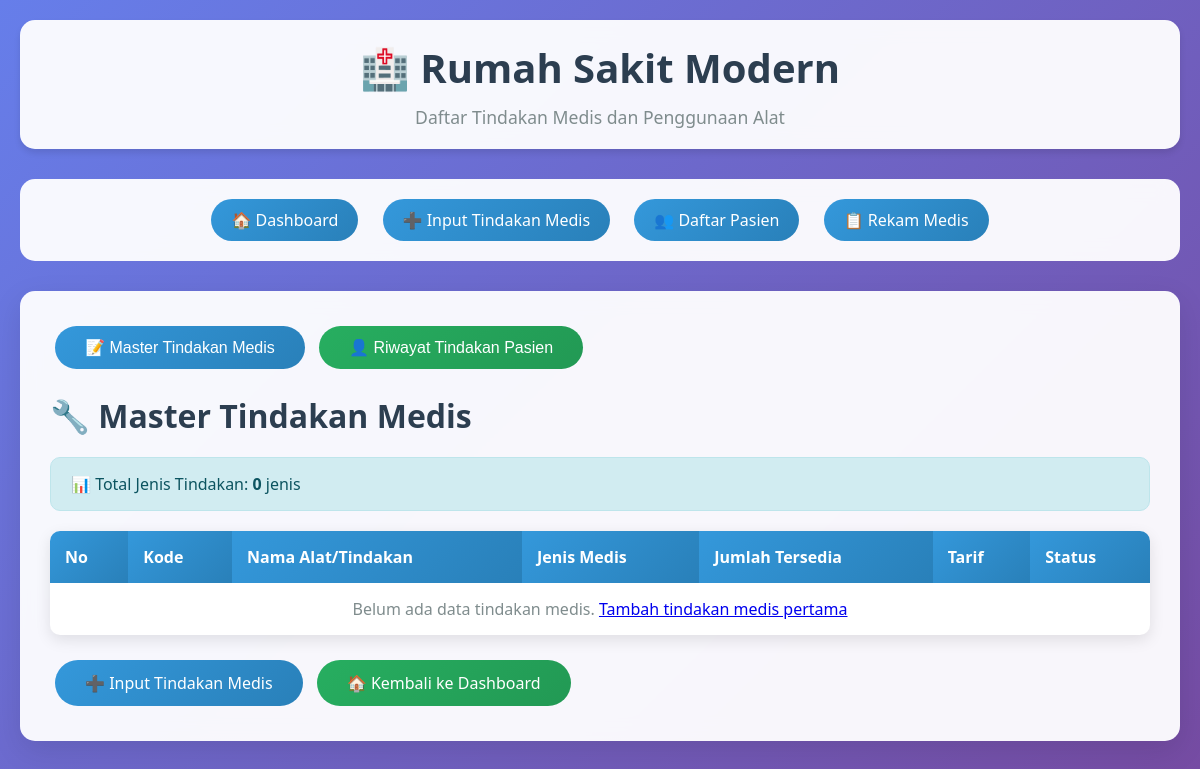
The page /tindakan_medis_list.php on the database as committed earlier.
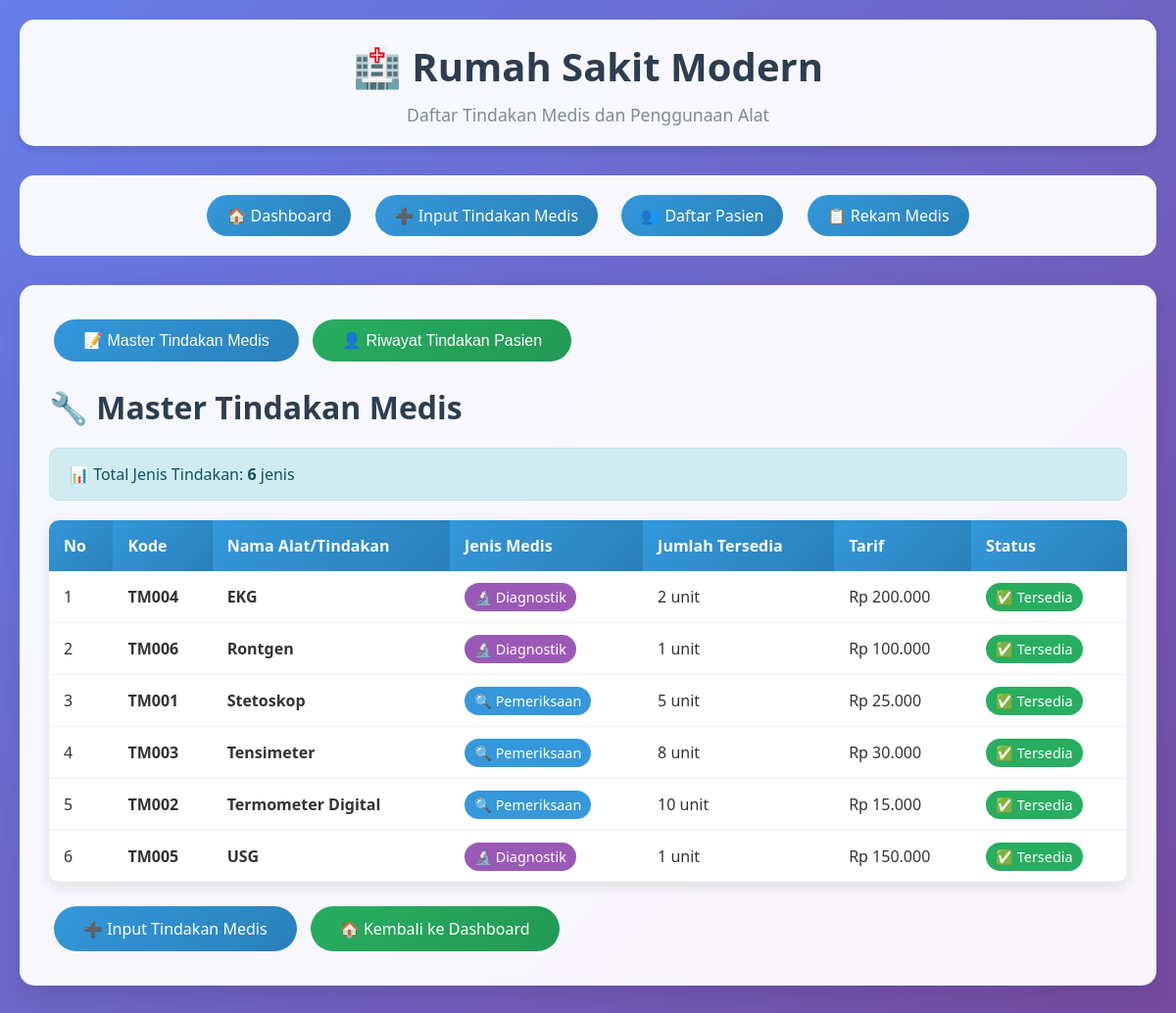
The same page on the database as committed later.
### tables this page shows
CREATE TABLE IF NOT EXISTS tindak_medis (
    kode_tindakMedis VARCHAR(10) PRIMARY KEY,
    nm_alatmedik VARCHAR(100) NOT NULL,
    Jenis_medik VARCHAR(50) NOT NULL,
    jum_alatmedik INT NOT NULL,
    harga_alatMedik DECIMAL(10,2) NOT NULL
);

### db.php (called while the page is built, shortened)
<?php
function format_currency($number) {
    return "Rp " . number_format($number, 0, ',', '.');
}
?>

### tindakan_medis_list.php (the view, shortened to what this page needs)
<?php include 'db.php'; ?>
<!DOCTYPE html>
<html lang="id">
<head>
    <link rel="stylesheet" href="assets/style.css">
</head>
<body>
    <div class="container">
        <div class="header">
            <h1>🏥 Rumah Sakit Modern</h1>
            <p>Daftar Tindakan Medis dan Penggunaan Alat</p>
        </div>
        <div class="nav">
            <a href="index.php">🏠 Dashboard</a>
            <a href="tindakan_medis_form.php">➕ Input Tindakan Medis</a>
            <a href="pasien_list.php">👥 Daftar Pasien</a>
            <a href="rekam_medis_list.php">📋 Rekam Medis</a>
        </div>
        <div class="card">
            <div style="margin-bottom: 20px;">
                <button class="btn btn-primary" onclick="showTab('master')" id="btn-master">📝 Master Tindakan Medis</button>
                <button class="btn btn-success" onclick="showTab('detail')" id="btn-detail">👤 Riwayat Tindakan Pasien</button>
            </div>
            <div id="master-tab">
                <h2>🔧 Master Tindakan Medis</h2>
                <?php
                $result_master = mysqli_query($conn, "SELECT * FROM tindak_medis ORDER BY nm_alatmedik");
                $total_tindakan = 0;
                if ($result_master) {
                    $total_tindakan = mysqli_num_rows($result_master);
                }
                ?>
                <div class="alert alert-info">
                    📊 Total Jenis Tindakan: <strong><?php echo $total_tindakan; ?></strong> jenis
                </div>
                <table class="table">
                    <thead>
                        <tr>
                            <th>No</th>
                            <th>Kode</th>
                            <th>Nama Alat/Tindakan</th>
                            <th>Jenis Medis</th>
                            <th>Jumlah Tersedia</th>
                            <th>Tarif</th>
                            <th>Status</th>
                        </tr>
                    </thead>
                    <tbody>
                        <?php
                        $no = 1;
                        if ($result_master && mysqli_num_rows($result_master) > 0) {
                            while ($row = mysqli_fetch_assoc($result_master)) {
                                $status_alat = $row['jum_alatmedik'] > 0 ?
                                    '<span style="background: #27ae60; color: white; padding: 5px 10px; border-radius: 15px; font-size: 0.9rem;">✅ Tersedia</span>' :
                                    '<span style="background: #e74c3c; color: white; padding: 5px 10px; border-radius: 15px; font-size: 0.9rem;">❌ Tidak Tersedia</span>';
                                $jenis_badge = '';
                                switch($row['Jenis_medik']) {
                                    case 'Pemeriksaan':
                                        $jenis_badge = '<span style="background: #3498db; color: white; padding: 5px 10px; border-radius: 15px; font-size: 0.9rem;">🔍 Pemeriksaan</span>';
                                        break;
                                    case 'Diagnostik':
                                        $jenis_badge = '<span style="background: #9b59b6; color: white; padding: 5px 10px; border-radius: 15px; font-size: 0.9rem;">🔬 Diagnostik</span>';
                                        break;
                                }
                                echo "<tr>
                                    <td>".$no++."</td>
                                    <td><strong>".$row['kode_tindakMedis']."</strong></td>
                                    <td><strong>".$row['nm_alatmedik']."</strong></td>
                                    <td>".$jenis_badge."</td>
                                    <td>".$row['jum_alatmedik']." unit</td>
                                    <td>".format_currency($row['harga_alatMedik'])."</td>
                                    <td>".$status_alat."</td>
                                </tr>";
                            }
                        } else {
                            echo "<tr><td colspan='7' style='text-align: center; color: #7f8c8d;'>Belum ada data tindakan medis. <a href='tindakan_medis_form.php'>Tambah tindakan medis pertama</a></td></tr>";
                        }
                        ?>
                    </tbody>
                </table>
            </div>
            <div style="margin-top: 20px;">
                <a href="tindakan_medis_form.php" class="btn btn-primary">➕ Input Tindakan Medis</a>
                <a href="index.php" class="btn btn-success">🏠 Kembali ke Dashboard</a>
            </div>
        </div>
    </div>
</body>
</html>

### assets/style.css (style rules this page uses)
* { margin: 0; padding: 0; box-sizing: border-box; }
body { font-family: 'Segoe UI', Tahoma, Geneva, Verdana, sans-serif; background: linear-gradient(135deg, #667eea 0%, #764ba2 100%); min-height: 100vh; color: #333; }
.container { max-width: 1200px; margin: 0 auto; padding: 20px; }
.header { background: rgba(255, 255, 255, 0.95); backdrop-filter: blur(10px); box-shadow: 0 4px 6px rgba(0, 0, 0, 0.1); border-radius: 15px; margin-bottom: 30px; padding: 20px; text-align: center; }
.header h1 { color: #2c3e50; font-size: 2.5rem; margin-bottom: 10px; font-weight: 700; }
.header p { color: #7f8c8d; font-size: 1.1rem; }
.nav { background: rgba(255, 255, 255, 0.95); backdrop-filter: blur(10px); border-radius: 15px; padding: 15px; margin-bottom: 30px; text-align: center; }
.nav a { display: inline-block; margin: 5px 10px; padding: 10px 20px; background: linear-gradient(135deg, #3498db, #2980b9); color: white; text-decoration: none; border-radius: 25px; transition: all 0.3s ease; font-weight: 500; }
.card { background: rgba(255, 255, 255, 0.95); backdrop-filter: blur(10px); border-radius: 15px; padding: 30px; box-shadow: 0 10px 30px rgba(0, 0, 0, 0.1); margin-bottom: 30px; }
.card h2 { color: #2c3e50; margin-bottom: 20px; font-size: 2rem; font-weight: 600; }
.btn { display: inline-block; padding: 12px 30px; border: none; border-radius: 25px; font-size: 1rem; font-weight: 500; cursor: pointer; text-decoration: none; transition: all 0.3s ease; margin: 5px; }
.btn-primary { background: linear-gradient(135deg, #3498db, #2980b9); color: white; }
.btn-success { background: linear-gradient(135deg, #27ae60, #229954); color: white; }
.table { width: 100%; border-collapse: collapse; margin-top: 20px; background: white; border-radius: 10px; overflow: hidden; box-shadow: 0 5px 15px rgba(0, 0, 0, 0.1); }
.table th { background: linear-gradient(135deg, #3498db, #2980b9); color: white; padding: 15px; text-align: left; font-weight: 600; }
.table td { padding: 15px; border-bottom: 1px solid #ecf0f1; }
.table tr:last-child td { border-bottom: none; }
.alert { padding: 15px 20px; border-radius: 10px; margin: 20px 0; font-weight: 500; }
.alert-info { background: #d1ecf1; border: 1px solid #bee5eb; color: #0c5460; }
.table th { position: sticky; top: 0; z-index: 10; }
.card { animation: fadeInUp 0.6s ease-out; }

Rows that differ between the two databases and show on the page:
added tindak_medis: kode_tindakMedis "TM004", nm_alatmedik "EKG", Jenis_medik "🔬 Diagnostik", jum_alatmedik "2", harga_alatMedik "Rp 200.000", shows "✅ Tersedia"
added tindak_medis: kode_tindakMedis "TM006", nm_alatmedik "Rontgen", Jenis_medik "🔬 Diagnostik", jum_alatmedik "1", harga_alatMedik "Rp 100.000", shows "✅ Tersedia"
added tindak_medis: kode_tindakMedis "TM001", nm_alatmedik "Stetoskop", Jenis_medik "🔍 Pemeriksaan", jum_alatmedik "5", harga_alatMedik "Rp 25.000", shows "✅ Tersedia"
added tindak_medis: kode_tindakMedis "TM003", nm_alatmedik "Tensimeter", Jenis_medik "🔍 Pemeriksaan", jum_alatmedik "8", harga_alatMedik "Rp 30.000", shows "✅ Tersedia"
added tindak_medis: kode_tindakMedis "TM002", nm_alatmedik "Termometer Digital", Jenis_medik "🔍 Pemeriksaan", jum_alatmedik "10", harga_alatMedik "Rp 15.000", shows "✅ Tersedia"
added tindak_medis: kode_tindakMedis "TM005", nm_alatmedik "USG", Jenis_medik "🔬 Diagnostik", jum_alatmedik "1", harga_alatMedik "Rp 150.000", shows "✅ Tersedia"
Other text that changed with them:
$total_tindakan: "0" → "6"
text no longer shown: "Belum ada data tindakan medis. Tambah tindakan medis pertama"
